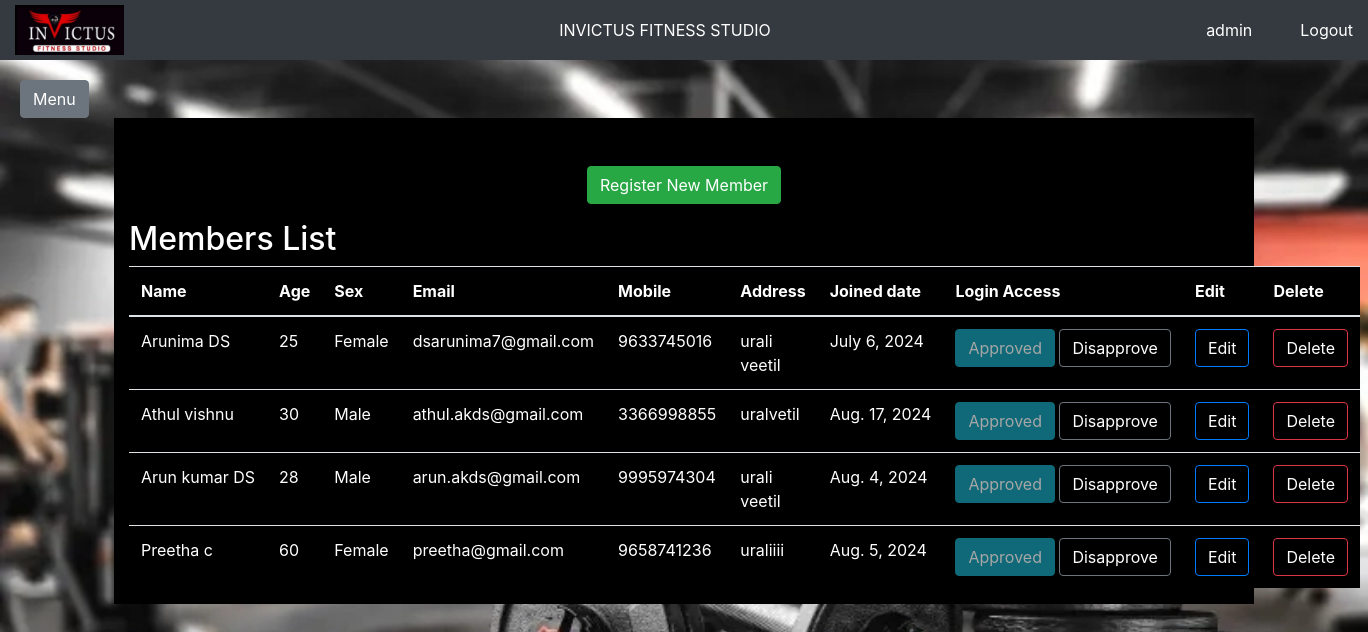
Before: /members_list/ (signed in) with the older database file.
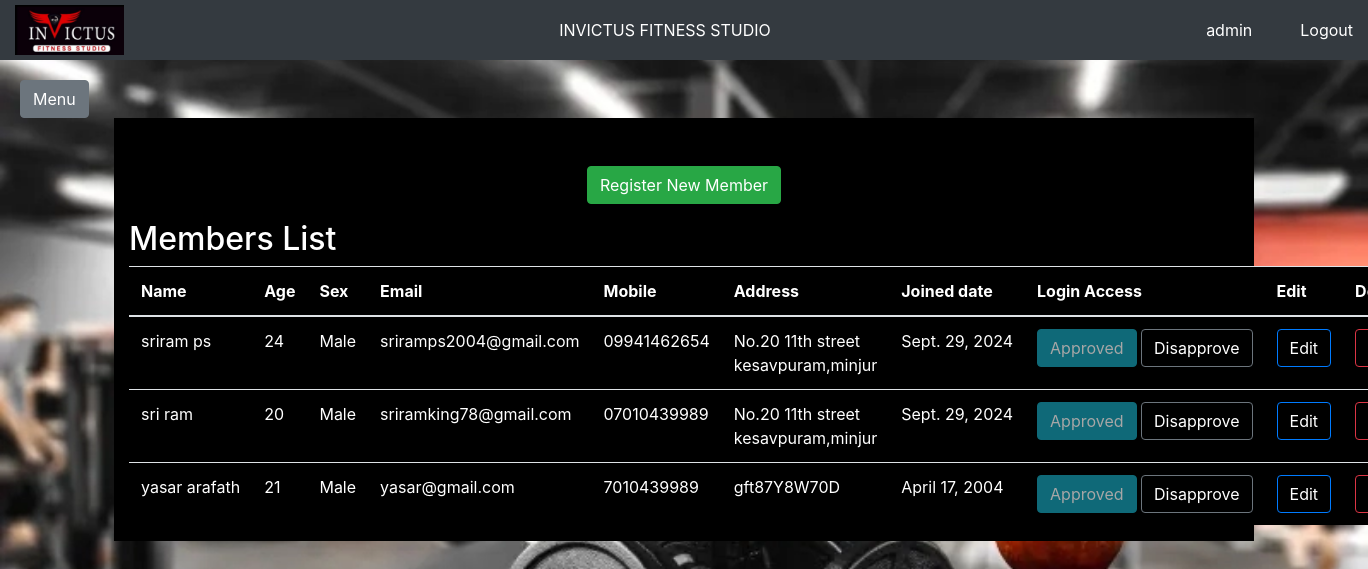
After: the same page with the newer database file.
### registration/models.py (models this page shows, shortened)
class Registers(models.Model):
    SEX_CHOICES = [
        ('Male', 'Male'),
        ('Female', 'Female'),
        ('Other', 'Other'),
    ]
    user = models.OneToOneField(User, on_delete=models.CASCADE)
    first_name = models.CharField(max_length=100)
    last_name = models.CharField(max_length=100)
    sex = models.CharField(max_length=10, choices=SEX_CHOICES)
    age = models.PositiveIntegerField()
    email = models.EmailField(unique=True)
    mobile_number = models.CharField(max_length=15)
    address = models.TextField()
    join_date = models.DateField(null=True, blank=True)
    class Meta:
        db_table='registers'

### registration/views.py (the view)
# urls.py: path('members_list/', members_list, name='members_list'),
@login_required
def members_list(request):
    members=Registers.objects.all()
    return render(request,'registration/member_list.html',{'members':members})

### main/templates/registration/member_list.html (shortened to what this page needs)
{% extends "base.html" %} {% block content %}
<div class="container white-text half-opacity-bg">
  <div class="row justify-content-center">
    <div class="col-12 mt-5 text-center mb-3">
      <button
        type="button"
        class="btn btn-success white-text"
        onclick="window.location.href = '/register/'"
      >
        Register New Member
      </button>
    </div>
  </div>
  <div class="row justify-content-center">
    <div class="col-md-12">
      <h2 class="white-text">Members List</h2>
      <table class="table table-striped white-text half-opacity-bg">
        <thead class="white-text">
          <tr class="white-text">
            <th scope="col" class="white-text">Name</th>
            <th scope="col" class="white-text">Age</th>
            <th scope="col" class="white-text">Sex</th>
            <th scope="col" class="white-text">Email</th>
            <th scope="col" class="white-text">Mobile</th>
            <th scope="col" class="white-text">Address</th>
            <th scope="col" class="white-text">Joined date</th>
            <th class="text-nowrap white-text">Login Access</th>
            <th scope="col" class="white-text">Edit</th>
            <th scope="col" class="white-text">Delete</th>
          </tr>
        </thead>
        <tbody class="white-text">
          {% for member in members %}
          <tr class="white-text half-opacity-bg">
            <td class="text-nowrap white-text">
              {{member.first_name}} {{member.last_name}}
            </td>
            <td class="white-text">{{member.age}}</td>
            <td class="white-text">{{member.sex}}</td>
            <td class="white-text">{{member.email}}</td>
            <td class="white-text">{{member.mobile_number}}</td>
            <td class="white-text">{{member.address}}</td>
            <td class="text-nowrap white-text">{{member.join_date}}</td>
            <td class="text-nowrap white-text">
              <a href="{% url 'approve_member' member.id %}">
                <button {% if member.user.is_active %}disabled{% endif %} class="white-text btn btn-info half-opacity-bg">
                  {% if member.user.is_active %} Approved {% else %} Approve {% endif %}
                </button>
              </a>
              <a href="{% url 'disapprove_member' member.id %}">
                <button {% if not member.user.is_active %}disabled{% endif %} class="white-text btn btn-secondary half-opacity-bg">
                  {% if member.user.is_active %} Disapprove {% else %} Disapproved {% endif %}
                </button>
              </a>
            </td>
            <td>
              <button
                type="button"
                class="btn btn-primary white-text half-opacity-bg"
                onclick="fn_ConfirmEdit('/edit_member/{{member.id}}')"
              >
                Edit
              </button>
            </td>
            <td>
              <button
                type="button"
                class="btn btn-danger white-text half-opacity-bg"
                onclick="fn_ConfirmDelete('/delete_member/{{member.id}}')"
              >
                Delete
              </button>
            </td>
          </tr>
          {% endfor %}
        </tbody>
      </table>
    </div>
  </div>
</div>
{% endblock %}

### main/templates/base.html (shortened to what this page needs)
<!DOCTYPE html>
<html>
  <head>
    <link
      href="https://stackpath.bootstrapcdn.com/bootstrap/4.5.2/css/bootstrap.min.css"
      rel="stylesheet"
    />
    {% load static %}
    <link rel="stylesheet" type="text/css" href="{% static 'css/main.css' %}" />
  </head>
  <body>
    <div class="header">
      <a href="{% url 'home' %}">
        <img
          src="{% static 'images/gms_logo.png' %}"
          alt="Logo"
        />
      </a>
      <div class="center">INVICTUS FITNESS STUDIO</div>
      <div class="text-white mr-5">{{user.username}}</div>
      <a href="/" class="text-white">Logout</a>
    </div>
    <div class="content" id="content">
      <button
        class="btn btn-secondary"
        id="sidebarCollapse"
        style="margin-top: 60px"
      >
        Menu
      </button>
      {% block content %} {% endblock %}
    </div>
  </body>
</html>

### main/static/css/main.css (style rules this page uses)
.header { height: 60px; background-color: #343a40; color: #ffffff; text-align: center; position: fixed; width: 100%; top: 0; z-index: 1000; display: flex; align-items: center; justify-content: space-between; padding: 0 15px; }
.header img { height: 50px; }
.header .center { flex-grow: 1; text-align: center; }
.content { padding: 20px; }
.content { margin-left: 0; padding: 20px; transition: margin-left 0.3s ease; }

### main/templates/registration/member_list.html (style rules this page uses)
.white-text { color: white; }
.half-opacity-bg { background-color:black; }

Changed rows visible on the page:
removed Registers: first_name "Arunima", last_name "DS", age "25", sex "Female", email "dsarunima7@gmail.com", mobile_number "9633745016", address "urali veetil", join_date "July 6, 2024", shows "Approved", shows "Disapprove"
removed Registers: first_name "Athul", last_name "vishnu", age "30", sex "Male", email "athul.akds@gmail.com", mobile_number "3366998855", address "uralvetil", join_date "Aug. 17, 2024", shows "Approved", shows "Disapprove"
removed Registers: first_name "Arun kumar", last_name "DS", age "28", sex "Male", email "arun.akds@gmail.com", mobile_number "9995974304", address "urali veetil", join_date "Aug. 4, 2024", shows "Approved", shows "Disapprove"
removed Registers: first_name "Preetha", last_name "c", age "60", sex "Female", email "preetha@gmail.com", mobile_number "9658741236", address "uraliiii", join_date "Aug. 5, 2024", shows "Approved", shows "Disapprove"
added Registers: first_name "sriram", last_name "ps", age "24", sex "Male", email "sriramps2004@gmail.com", mobile_number "09941462654", address "No.20 11th street kesavpuram,minjur", join_date "Sept. 29, 2024", shows "Approved", shows "Disapprove"
added Registers: first_name "sri", last_name "ram", age "20", sex "Male", email "sriramking78@gmail.com", mobile_number "07010439989", address "No.20 11th street kesavpuram,minjur", join_date "Sept. 29, 2024", shows "Approved", shows "Disapprove"
added Registers: first_name "yasar", last_name "arafath", age "21", sex "Male", email "yasar@gmail.com", mobile_number "7010439989", address "gft87Y8W70D", join_date "April 17, 2004", shows "Approved", shows "Disapprove"
